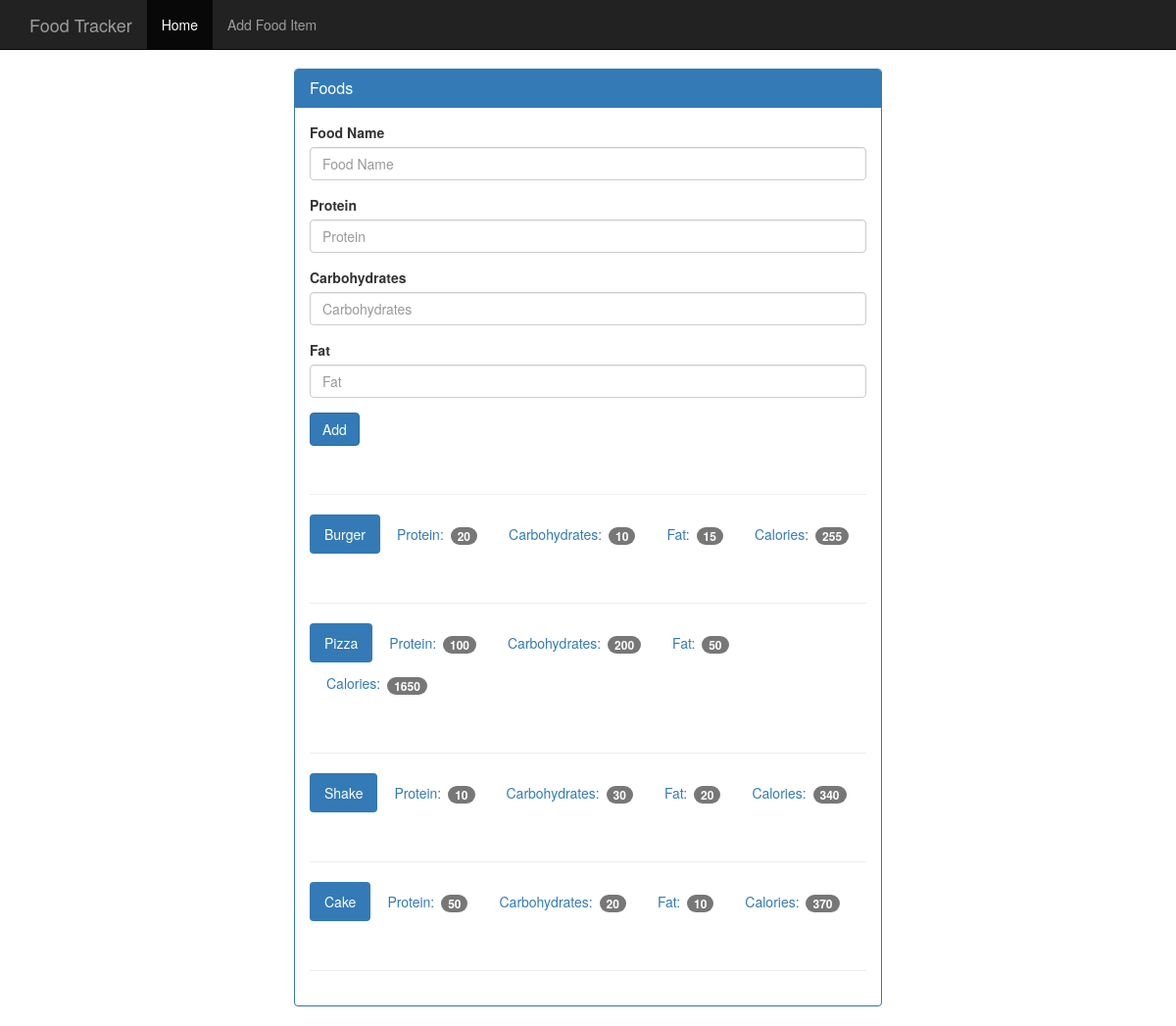
The app's page /food with its own data.
### tables this page shows
CREATE TABLE food (
    id integer primary key autoincrement,
    name text not null,
    protein integer not null,
    carbohydrates integer not null,
    fat integer not null,
    calories integer not null
);

### app.py (the view, shortened to what this page needs)
@app.route('/food', methods=['GET', 'POST'])
def food():
    db = get_db()
    cur = db.execute('select name, protein, carbohydrates, fat, calories from food')
    results = cur.fetchall()
    return render_template('add_food.html', results=results)

### database.py (called while the page is built)
def connect_db():
    sql = sqlite3.connect('C:/Users/JahmaulHolmes/Food_Tracker_App/food_log.db')
    sql.row_factory = sqlite3.Row
    return sql

def get_db():
    if not hasattr(g, 'sqlite_db'):
        g.sqlite_db = connect_db()
    return g.sqlite_db

### templates/add_food.html
{% extends "base.html" %}
{% block body %}
  <div class="container theme-showcase col-sm-6 col-sm-offset-3" role="main">
    <div class="row">
      <div>
        <div class="panel panel-primary">
          <div class="panel-heading">
            <h3 class="panel-title">Foods</h3>
          </div>
          <div class="panel-body">
            <form method="POST" action="{{url_for('food')}}">
              <div class="form-group">
                <label for="food-name">Food Name</label>
                <input type="text" class="form-control" id="food-name" name="food-name" placeholder="Food Name">
              </div>
              <div class="form-group">
                <label for="protein">Protein</label>
                <input type="number" class="form-control" id="protein" name="protein" placeholder="Protein">
              </div>
              <div class="form-group">
                <label for="carbohydrates">Carbohydrates</label>
                <input type="number" class="form-control" id="carbohydrates" name="carbohydrates" placeholder="Carbohydrates">
              </div>
              <div class="form-group">
                <label for="fat">Fat</label>
                <input type="number" class="form-control" id="fat" name="fat" placeholder="Fat">
              </div>
              <button type="submit" class="btn btn-primary">Add</button>
            </form>
            <div class="page-header"></div>
            {% for food in results%}
              <ul class="nav nav-pills" role="tablist">
                <li class="active"><a>{{ food.name }}</a></li>
                <li><a>Protein: <span class="badge">{{ food.protein }}</span></a></li>
                <li><a>Carbohydrates: <span class="badge">{{ food.carbohydrates }}</span></a></li>
                <li><a>Fat: <span class="badge">{{ food.fat }}</span></a></li>
                <li><a>Calories: <span class="badge">{{ food.calories }}</span></a></li>
              </ul>
              <div class="page-header"></div>
            {% endfor %}
          </div>
        </div>
      </div>
    </div>
  </div>
{% endblock %}

### static/theme.css (style rules this page uses)
body { padding-top: 70px; padding-bottom: 30px; }

### records on screen
food: name "Burger", protein "20", carbohydrates "10", fat "15", calories "255"
food: name "Pizza", protein "100", carbohydrates "200", fat "50", calories "1650"
food: name "Shake", protein "10", carbohydrates "30", fat "20", calories "340"
food: name "Cake", protein "50", carbohydrates "20", fat "10", calories "370"
